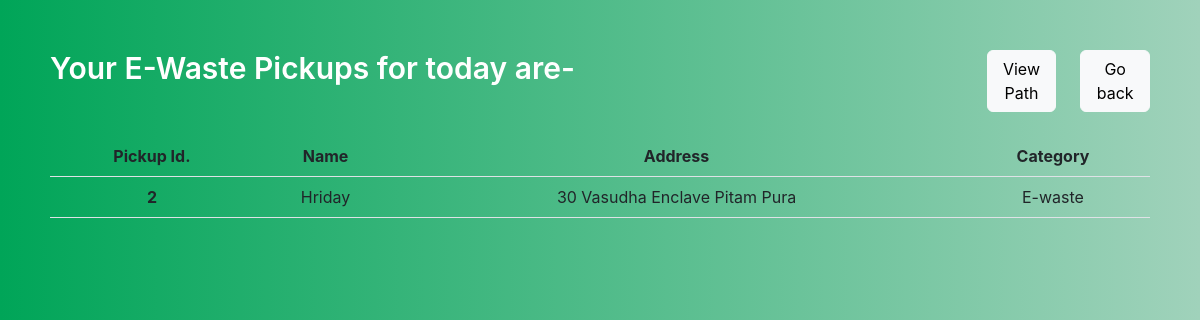
The app's page /ewaste, older data.
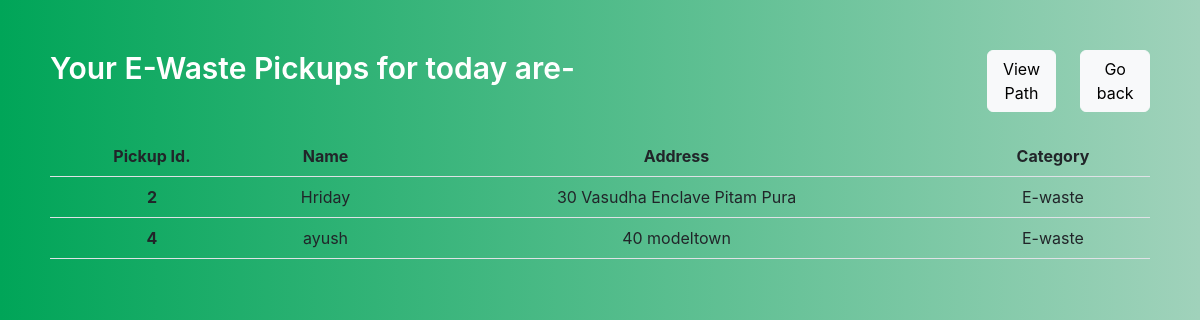
The same page, newer data.
### app.py (models this page shows, shortened)
class Todo(db.Model):
    id = db.Column(db.Integer, primary_key=True)
    firstname = db.Column(db.String(200), nullable=False)
    address = db.Column(db.String(200))
    category=db.Column(db.String)

### app.py (the view)
@app.route('/ewaste')
def ewaste():
    tasks2 = Todo.query.filter_by(category='E-waste').all()
    return render_template('ewaste.html',tasks=tasks2)

### templates/ewaste.html (shortened to what this page needs)
{% extends 'home.html' %}
{% block body %}
<div class="gradient-custom text-center" style="min-height: 30%;">
  <div class="row">
    <div class="col-md-10" style="height:40px;">
      <h1 style="font-size: 30px; margin-top:0px; color:rgb(255, 255, 255); font-weight: 600;float: left;">Your E-Waste Pickups for today are-</h1>
      </div>
    <div class="col-md-1"><button type="submit" class="btn btn-light btn-rounded" style="float:right;">
      <a href="/route"> View Path</a></div>
      <div class="col-md-1"><button type="submit" class="btn btn-light btn-rounded" style="float:right;">
          <a href="/trucker"> Go back</a>
        </button></div>
  </div>
<br>
    <table class="table">
    <tr><th scope="col">Pickup Id.</th>
        <th scope="col">Name</th>
        <th scope="col">Address</th>
        <th scope="col">Category</th>
      </tr>
      {% for task in tasks %}
        <tr>
          <th scope="row">{{task.id}}</th>
          <td>{{task.firstname}}</td>
          <td>{{task.address}}</td>
          <td>{{task.category}}</td>
        </tr>
        {% endfor %}
    </table>
  </div>
{% endblock %}

Row changes from the older to the newer data that the page shows:
added Todo: id "4", firstname "ayush", address "40 modeltown", category "E-waste"
